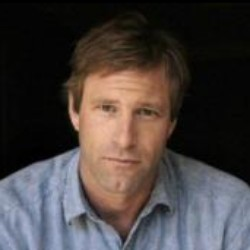
#> input picture project-3/training-images/Aaron_Eckhart/Aaron_Eckhart_0001.jpg, 250 x 250 px; its folder holds only this picture in this run
$ python task_three_bak.py
#> lines starting #> are read from the running program, lines starting #| are printed output that depends on the picture
import os
import numpy as np
from PIL import Image
import matplotlib.pyplot as plt

IMAGE_DIR = 'training-images'
DEFAULT_SIZE = [250, 250]

def read_images(image_path=IMAGE_DIR, default_size=DEFAULT_SIZE):
#> called with image_path = 'training-images'
    images = []
    images_names = []
    image_dirs = [image for image in os.listdir(image_path) if not image.startswith('.')]
    for image_dir in image_dirs:
        dir_path = os.path.join(image_path, image_dir)
        image_names = [image for image in os.listdir(dir_path) if not image.startswith('.')]
        for image_name in image_names:
            image = Image.open (os.path.join(dir_path, image_name))
#> image is the input picture: PIL image 250x250 RGB; mean R, G, B 71.8, 64.4, 63
            image = image.convert ("L")
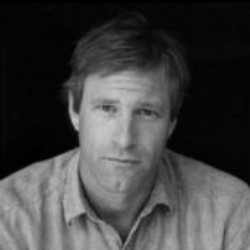
#> image: PIL image 250x250 L; min 0, max 201, mean 66.5
            # resize to given size (if given )
            if (default_size is not None ):
                image = image.resize (default_size , Image.LANCZOS )
            images.append(np.asarray (image , dtype =np. uint8 ))
            images_names.append(image_dir)
#> pass 2 of the loop in read_images, `for image_dir in image_dirs:`:
#> image_names = ['Adam_Sandler_0002.jpg', 'Adam_Sandler_0003.jpg', 'Adam_Sandler_0004.jpg']
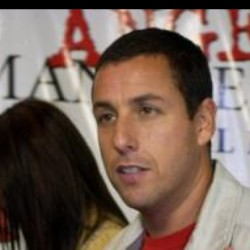
#> input picture project-3/training-images/Adam_Sandler/Adam_Sandler_0002.jpg, 250 x 250 px
#> in read_images, image is the input picture: PIL image 250x250 RGB; mean R, G, B 116.4, 96.1, 85.8
#> in read_images, `image = image.convert ("L")`:
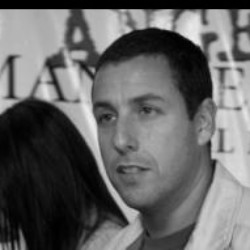
#> image: PIL image 250x250 L; min 0, max 237, mean 101
    return [images,images_names]

def as_row_matrix (X):
    if len (X) == 0:
        return np. array ([])
    mat = np. empty ((0 , X [0].size ), dtype =X [0]. dtype )
    for row in X:
        mat = np.vstack(( mat , np.asarray( row ).reshape(1 , -1))) # 1 x r*c
    return mat

[X, y] = read_images()
average_weight_matrix = np.reshape(as_row_matrix(X).mean( axis =0), X[0].shape)
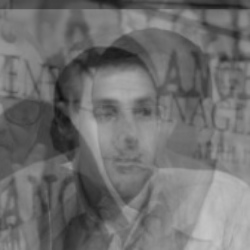
#> average_weight_matrix: shape (250, 250) float64; min 14.5, max 198.5, mean 111.3
plt.imshow(average_weight_matrix, cmap=plt.cm.gray)
plt.title("Mean Face")
plt.show()


def get_number_of_components_to_preserve_variance(eigenvalues, variance=.95):
    for ii, eigen_value_cumsum in enumerate(np.cumsum(eigenvalues) / np.sum(eigenvalues)):
        if eigen_value_cumsum > variance:
            return ii
def pca (X, y, num_components =0):
#> called with X = array of shape (4, 62500), num_components = 0
    [n,d] = X.shape
    if ( num_components <= 0) or ( num_components >n):
        num_components = n
        mu = X.mean( axis =0)
        X = X - mu
    if n>d:
        C = np.dot(X.T,X) # Covariance Matrix
        [ eigenvalues , eigenvectors ] = np.linalg.eigh(C)
    else :
        C = np.dot (X,X.T) # Covariance Matrix
        [ eigenvalues , eigenvectors ] = np.linalg.eigh(C)
        eigenvectors = np.dot(X.T, eigenvectors )
        for i in range (n):
            eigenvectors [:,i] = eigenvectors [:,i]/ np.linalg.norm( eigenvectors [:,i])
    # sort eigenvectors descending by their eigenvalue
    idx = np.argsort (- eigenvalues )
    eigenvalues = eigenvalues [idx ]
    eigenvectors = eigenvectors [:, idx ]
    num_components = get_number_of_components_to_preserve_variance(eigenvalues)
    # select only num_components
    eigenvalues = eigenvalues [0: num_components ].copy ()
    eigenvectors = eigenvectors [: ,0: num_components ].copy ()
    return [ eigenvalues , eigenvectors , mu]

[eigenvalues, eigenvectors, mean] = pca (as_row_matrix(X), y)


def subplot ( title , images , rows , cols , sptitle ="", sptitles =[] , colormap = plt.cm.gray, filename = None, figsize = (10, 10) ):
    fig = plt.figure(figsize = figsize)
    # main title
    fig.text (.5 , .95 , title , horizontalalignment ="center")
    for i in range ( len ( images )):
        ax0 = fig.add_subplot( rows , cols ,( i +1))
        plt.setp ( ax0.get_xticklabels() , visible = False )
        plt.setp ( ax0.get_yticklabels() , visible = False )
        if len ( sptitles ) == len ( images ):
            plt.title("%s #%s" % ( sptitle , str ( sptitles [i ]) )  )
        else:
            plt.title("%s #%d" % ( sptitle , (i +1) )  )
        plt.imshow(np.asarray(images[i]) , cmap = colormap )

    plt.show()


E = []
number = eigenvectors.shape[1]
#> number = 2
for i in range (min(number, 16)):
    e = eigenvectors[:,i].reshape(X[0].shape )
    E.append(np.asarray(e))
#> this loop made 2 passes
#> pass 1, `e = eigenvectors[:,i].reshape(X[0].shape )`:
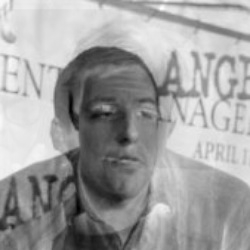
#> e: shape (250, 250) float64; min -0.00467, max 0.00745, mean 0.00294; drawn with min black and max white
#> pass 2, `e = eigenvectors[:,i].reshape(X[0].shape )`:
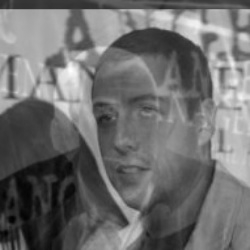
#> e: shape (250, 250) float64; min -0.00917, max 0.0106, mean -0.000588; drawn with min black and max white
# plot them and store the plot to " python_eigenfaces .pdf"
subplot ( title ="Eigenfaces", images=E, rows =4, cols =4, colormap =plt.cm.gray , filename ="python_pca_eigenfaces.png")


def get_eigen_value_distribution(eigenvectors):
    return np.cumsum(eigenvectors) / np.sum(eigenvectors)

def plot_eigen_value_distribution(eigenvectors, interval):
    plt.scatter(interval, get_eigen_value_distribution(eigenvectors)[interval])

plot_eigen_value_distribution(eigenvalues, range(0, number))
plt.title("Cumulative sum of the first {0} eigenvalues".format(number))
plt.show()
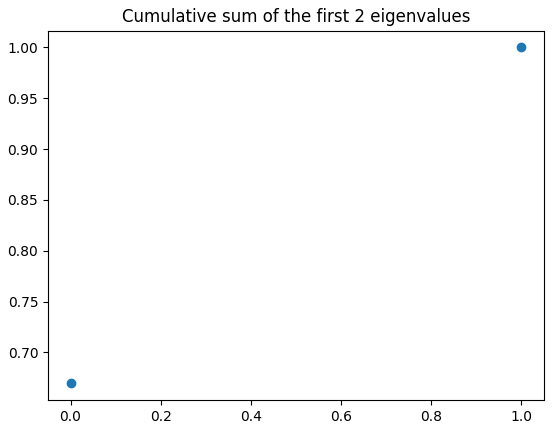
#> figure drawn by matplotlib, 1 panel


def project (W , X , mu):
    return np.dot (X - mu , W)
def reconstruct (W , Y , mu) :
    return np.dot (Y , W.T) + mu


[X_small, y_small] = read_images(image_path="training-images-small")
#> (the run stopped early here; a loop or call above may not have finished)
